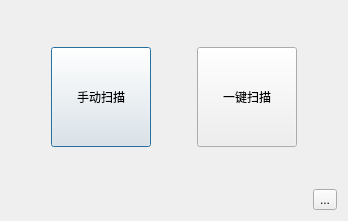
<?xml version="1.0" encoding="UTF-8"?>
<ui version="4.0">
 <class>ScanTypeSelector</class>
 <widget class="QDialog" name="ScanTypeSelector">
  <property name="geometry">
   <rect>
    <x>0</x>
    <y>0</y>
    <width>348</width>
    <height>221</height>
   </rect>
  </property>
  <property name="windowTitle">
   <string>Dialog</string>
  </property>
  <layout class="QGridLayout" name="gridLayout_2">
   <item row="2" column="0">
    <layout class="QGridLayout" name="gridLayout">
     <item row="1" column="1">
      <widget class="QToolButton" name="toolButton">
       <property name="text">
        <string>...</string>
       </property>
      </widget>
     </item>
     <item row="1" column="0">
      <spacer name="horizontalSpacer_2">
       <property name="orientation">
        <enum>Qt::Horizontal</enum>
       </property>
       <property name="sizeHint" stdset="0">
        <size>
         <width>40</width>
         <height>20</height>
        </size>
       </property>
      </spacer>
     </item>
     <item row="0" column="1">
      <spacer name="verticalSpacer">
       <property name="orientation">
        <enum>Qt::Vertical</enum>
       </property>
       <property name="sizeHint" stdset="0">
        <size>
         <width>20</width>
         <height>40</height>
        </size>
       </property>
      </spacer>
     </item>
    </layout>
   </item>
   <item row="1" column="0">
    <layout class="QHBoxLayout" name="horizontalLayout_2">
     <item>
      <widget class="QPushButton" name="mannual_scan">
       <property name="minimumSize">
        <size>
         <width>100</width>
         <height>100</height>
        </size>
       </property>
       <property name="maximumSize">
        <size>
         <width>100</width>
         <height>100</height>
        </size>
       </property>
       <property name="text">
        <string>手动扫描</string>
       </property>
      </widget>
     </item>
     <item>
      <widget class="QPushButton" name="onekey_scan">
       <property name="minimumSize">
        <size>
         <width>100</width>
         <height>100</height>
        </size>
       </property>
       <property name="maximumSize">
        <size>
         <width>100</width>
         <height>100</height>
        </size>
       </property>
       <property name="text">
        <string>一键扫描</string>
       </property>
      </widget>
     </item>
    </layout>
   </item>
   <item row="0" column="0">
    <spacer name="verticalSpacer_2">
     <property name="orientation">
      <enum>Qt::Vertical</enum>
     </property>
     <property name="sizeHint" stdset="0">
      <size>
       <width>20</width>
       <height>40</height>
      </size>
     </property>
    </spacer>
   </item>
  </layout>
 </widget>
 <resources/>
 <connections/>
</ui>
